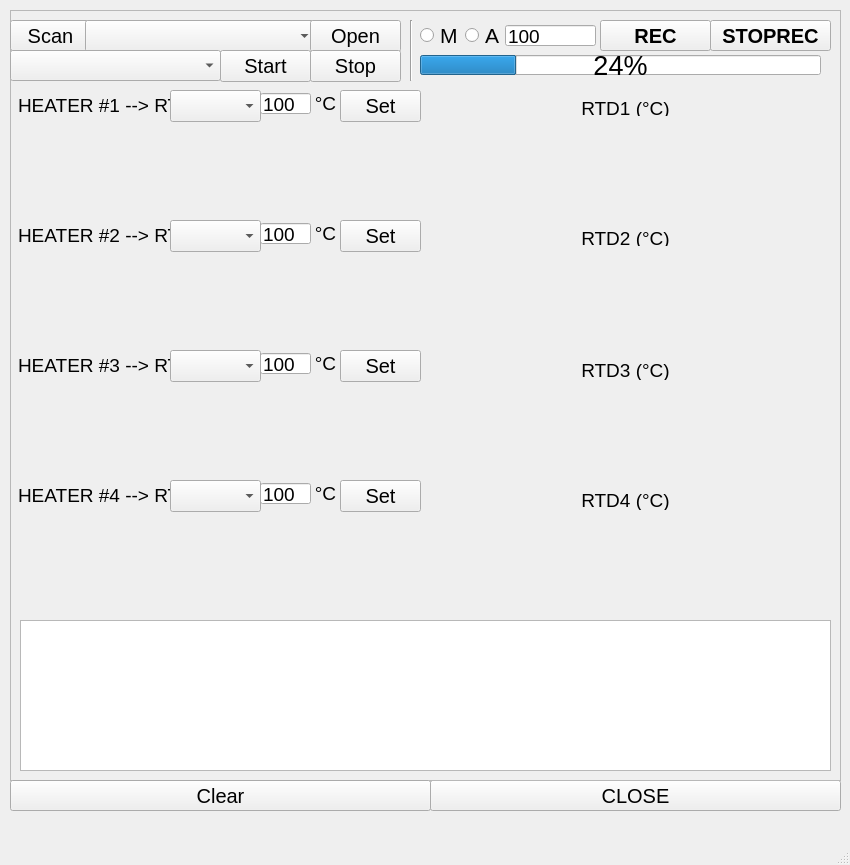
<?xml version="1.0" encoding="UTF-8"?>
<ui version="4.0">
 <class>mainWindow</class>
 <widget class="QMainWindow" name="mainWindow">
  <property name="geometry">
   <rect>
    <x>0</x>
    <y>0</y>
    <width>850</width>
    <height>865</height>
   </rect>
  </property>
  <property name="windowTitle">
   <string>MainWindow</string>
  </property>
  <widget class="QWidget" name="centralwidget">
   <widget class="QPushButton" name="close_btn">
    <property name="geometry">
     <rect>
      <x>430</x>
      <y>780</y>
      <width>411</width>
      <height>31</height>
     </rect>
    </property>
    <property name="font">
     <font>
      <pointsize>15</pointsize>
     </font>
    </property>
    <property name="text">
     <string>CLOSE</string>
    </property>
   </widget>
   <widget class="QFrame" name="frame_2">
    <property name="geometry">
     <rect>
      <x>10</x>
      <y>10</y>
      <width>831</width>
      <height>771</height>
     </rect>
    </property>
    <property name="frameShape">
     <enum>QFrame::StyledPanel</enum>
    </property>
    <property name="frameShadow">
     <enum>QFrame::Raised</enum>
    </property>
    <widget class="QPushButton" name="scan_btn">
     <property name="geometry">
      <rect>
       <x>0</x>
       <y>10</y>
       <width>81</width>
       <height>31</height>
      </rect>
     </property>
     <property name="font">
      <font>
       <pointsize>15</pointsize>
      </font>
     </property>
     <property name="text">
      <string>Scan</string>
     </property>
    </widget>
    <widget class="QComboBox" name="serial_comboBox">
     <property name="geometry">
      <rect>
       <x>75</x>
       <y>10</y>
       <width>231</width>
       <height>32</height>
      </rect>
     </property>
     <property name="font">
      <font>
       <pointsize>14</pointsize>
      </font>
     </property>
    </widget>
    <widget class="QComboBox" name="speed_comboBox">
     <property name="geometry">
      <rect>
       <x>0</x>
       <y>40</y>
       <width>211</width>
       <height>31</height>
      </rect>
     </property>
     <property name="sizePolicy">
      <sizepolicy hsizetype="Preferred" vsizetype="Fixed">
       <horstretch>0</horstretch>
       <verstretch>0</verstretch>
      </sizepolicy>
     </property>
     <property name="font">
      <font>
       <pointsize>14</pointsize>
      </font>
     </property>
    </widget>
    <widget class="QPushButton" name="open_btn">
     <property name="geometry">
      <rect>
       <x>300</x>
       <y>10</y>
       <width>91</width>
       <height>32</height>
      </rect>
     </property>
     <property name="font">
      <font>
       <pointsize>15</pointsize>
      </font>
     </property>
     <property name="text">
      <string>Open</string>
     </property>
    </widget>
    <widget class="QTextBrowser" name="log">
     <property name="geometry">
      <rect>
       <x>10</x>
       <y>610</y>
       <width>811</width>
       <height>151</height>
      </rect>
     </property>
     <property name="font">
      <font>
       <pointsize>12</pointsize>
      </font>
     </property>
    </widget>
    <widget class="QPushButton" name="start_serial_btn">
     <property name="geometry">
      <rect>
       <x>210</x>
       <y>40</y>
       <width>91</width>
       <height>32</height>
      </rect>
     </property>
     <property name="font">
      <font>
       <pointsize>15</pointsize>
      </font>
     </property>
     <property name="text">
      <string>Start</string>
     </property>
    </widget>
    <widget class="QPushButton" name="stop_serial_btn">
     <property name="geometry">
      <rect>
       <x>300</x>
       <y>40</y>
       <width>91</width>
       <height>32</height>
      </rect>
     </property>
     <property name="font">
      <font>
       <pointsize>15</pointsize>
      </font>
     </property>
     <property name="text">
      <string>Stop</string>
     </property>
    </widget>
    <widget class="QPushButton" name="recording_btn">
     <property name="geometry">
      <rect>
       <x>590</x>
       <y>10</y>
       <width>111</width>
       <height>31</height>
      </rect>
     </property>
     <property name="font">
      <font>
       <pointsize>15</pointsize>
       <weight>75</weight>
       <italic>false</italic>
       <bold>true</bold>
      </font>
     </property>
     <property name="text">
      <string>REC</string>
     </property>
    </widget>
    <widget class="PlotWidget" name="rtd1_plot" native="true">
     <property name="geometry">
      <rect>
       <x>420</x>
       <y>110</y>
       <width>401</width>
       <height>101</height>
      </rect>
     </property>
    </widget>
    <widget class="PlotWidget" name="rtd3_plot" native="true">
     <property name="geometry">
      <rect>
       <x>420</x>
       <y>370</y>
       <width>401</width>
       <height>101</height>
      </rect>
     </property>
    </widget>
    <widget class="QLabel" name="label">
     <property name="geometry">
      <rect>
       <x>540</x>
       <y>90</y>
       <width>151</width>
       <height>16</height>
      </rect>
     </property>
     <property name="font">
      <font>
       <pointsize>14</pointsize>
      </font>
     </property>
     <property name="text">
      <string>RTD1 (°C)</string>
     </property>
     <property name="alignment">
      <set>Qt::AlignCenter</set>
     </property>
    </widget>
    <widget class="QLabel" name="label_2">
     <property name="geometry">
      <rect>
       <x>520</x>
       <y>350</y>
       <width>191</width>
       <height>20</height>
      </rect>
     </property>
     <property name="font">
      <font>
       <pointsize>14</pointsize>
      </font>
     </property>
     <property name="text">
      <string>RTD3 (°C)</string>
     </property>
     <property name="alignment">
      <set>Qt::AlignCenter</set>
     </property>
    </widget>
    <widget class="QProgressBar" name="recording_bar">
     <property name="geometry">
      <rect>
       <x>410</x>
       <y>45</y>
       <width>401</width>
       <height>20</height>
      </rect>
     </property>
     <property name="font">
      <font>
       <pointsize>20</pointsize>
      </font>
     </property>
     <property name="value">
      <number>24</number>
     </property>
    </widget>
    <widget class="PlotWidget" name="rtd2_plot" native="true">
     <property name="geometry">
      <rect>
       <x>420</x>
       <y>240</y>
       <width>401</width>
       <height>101</height>
      </rect>
     </property>
    </widget>
    <widget class="QLabel" name="label_3">
     <property name="geometry">
      <rect>
       <x>540</x>
       <y>220</y>
       <width>151</width>
       <height>16</height>
      </rect>
     </property>
     <property name="font">
      <font>
       <pointsize>14</pointsize>
      </font>
     </property>
     <property name="text">
      <string>RTD2 (°C)</string>
     </property>
     <property name="alignment">
      <set>Qt::AlignCenter</set>
     </property>
    </widget>
    <widget class="QPushButton" name="stoprecording_btn">
     <property name="geometry">
      <rect>
       <x>700</x>
       <y>10</y>
       <width>121</width>
       <height>31</height>
      </rect>
     </property>
     <property name="font">
      <font>
       <pointsize>15</pointsize>
       <weight>75</weight>
       <italic>false</italic>
       <bold>true</bold>
      </font>
     </property>
     <property name="text">
      <string>STOPREC</string>
     </property>
    </widget>
    <widget class="QLabel" name="label_4">
     <property name="geometry">
      <rect>
       <x>520</x>
       <y>480</y>
       <width>191</width>
       <height>20</height>
      </rect>
     </property>
     <property name="font">
      <font>
       <pointsize>14</pointsize>
      </font>
     </property>
     <property name="text">
      <string>RTD4 (°C)</string>
     </property>
     <property name="alignment">
      <set>Qt::AlignCenter</set>
     </property>
    </widget>
    <widget class="PlotWidget" name="rtd4_plot" native="true">
     <property name="geometry">
      <rect>
       <x>420</x>
       <y>500</y>
       <width>401</width>
       <height>101</height>
      </rect>
     </property>
    </widget>
    <widget class="QRadioButton" name="manual_btn">
     <property name="geometry">
      <rect>
       <x>410</x>
       <y>15</y>
       <width>51</width>
       <height>20</height>
      </rect>
     </property>
     <property name="font">
      <font>
       <pointsize>16</pointsize>
       <weight>50</weight>
       <bold>false</bold>
      </font>
     </property>
     <property name="text">
      <string>M</string>
     </property>
    </widget>
    <widget class="QLineEdit" name="data_len_input">
     <property name="geometry">
      <rect>
       <x>495</x>
       <y>15</y>
       <width>91</width>
       <height>21</height>
      </rect>
     </property>
     <property name="font">
      <font>
       <pointsize>14</pointsize>
      </font>
     </property>
     <property name="text">
      <string>100</string>
     </property>
    </widget>
    <widget class="QRadioButton" name="auto_btn">
     <property name="geometry">
      <rect>
       <x>455</x>
       <y>15</y>
       <width>51</width>
       <height>20</height>
      </rect>
     </property>
     <property name="font">
      <font>
       <pointsize>16</pointsize>
       <weight>50</weight>
       <bold>false</bold>
      </font>
     </property>
     <property name="text">
      <string>A</string>
     </property>
    </widget>
    <widget class="QLabel" name="label_5">
     <property name="geometry">
      <rect>
       <x>-30</x>
       <y>87</y>
       <width>251</width>
       <height>16</height>
      </rect>
     </property>
     <property name="font">
      <font>
       <pointsize>14</pointsize>
      </font>
     </property>
     <property name="text">
      <string>HEATER #1 --&gt; RTD</string>
     </property>
     <property name="alignment">
      <set>Qt::AlignCenter</set>
     </property>
    </widget>
    <widget class="PlotWidget" name="heater1_pwm_plt" native="true">
     <property name="geometry">
      <rect>
       <x>10</x>
       <y>110</y>
       <width>401</width>
       <height>101</height>
      </rect>
     </property>
    </widget>
    <widget class="PlotWidget" name="heater2_pwm_plt" native="true">
     <property name="geometry">
      <rect>
       <x>10</x>
       <y>240</y>
       <width>401</width>
       <height>101</height>
      </rect>
     </property>
    </widget>
    <widget class="PlotWidget" name="heater3_pwm_plt" native="true">
     <property name="geometry">
      <rect>
       <x>10</x>
       <y>370</y>
       <width>401</width>
       <height>101</height>
      </rect>
     </property>
    </widget>
    <widget class="PlotWidget" name="heater4_pwm_plt" native="true">
     <property name="geometry">
      <rect>
       <x>10</x>
       <y>500</y>
       <width>401</width>
       <height>101</height>
      </rect>
     </property>
    </widget>
    <widget class="QComboBox" name="heater1_rtd_sel">
     <property name="geometry">
      <rect>
       <x>160</x>
       <y>80</y>
       <width>91</width>
       <height>32</height>
      </rect>
     </property>
     <property name="font">
      <font>
       <pointsize>14</pointsize>
      </font>
     </property>
    </widget>
    <widget class="QLabel" name="label_6">
     <property name="geometry">
      <rect>
       <x>-30</x>
       <y>217</y>
       <width>251</width>
       <height>16</height>
      </rect>
     </property>
     <property name="font">
      <font>
       <pointsize>14</pointsize>
      </font>
     </property>
     <property name="text">
      <string>HEATER #2 --&gt; RTD</string>
     </property>
     <property name="alignment">
      <set>Qt::AlignCenter</set>
     </property>
    </widget>
    <widget class="QComboBox" name="heater2_rtd_sel">
     <property name="geometry">
      <rect>
       <x>160</x>
       <y>210</y>
       <width>91</width>
       <height>32</height>
      </rect>
     </property>
     <property name="font">
      <font>
       <pointsize>14</pointsize>
      </font>
     </property>
    </widget>
    <widget class="QLabel" name="label_7">
     <property name="geometry">
      <rect>
       <x>-30</x>
       <y>347</y>
       <width>251</width>
       <height>16</height>
      </rect>
     </property>
     <property name="font">
      <font>
       <pointsize>14</pointsize>
      </font>
     </property>
     <property name="text">
      <string>HEATER #3 --&gt; RTD</string>
     </property>
     <property name="alignment">
      <set>Qt::AlignCenter</set>
     </property>
    </widget>
    <widget class="QComboBox" name="heater3_rtd_sel">
     <property name="geometry">
      <rect>
       <x>160</x>
       <y>340</y>
       <width>91</width>
       <height>32</height>
      </rect>
     </property>
     <property name="font">
      <font>
       <pointsize>14</pointsize>
      </font>
     </property>
    </widget>
    <widget class="QLabel" name="label_8">
     <property name="geometry">
      <rect>
       <x>-30</x>
       <y>477</y>
       <width>251</width>
       <height>16</height>
      </rect>
     </property>
     <property name="font">
      <font>
       <pointsize>14</pointsize>
      </font>
     </property>
     <property name="text">
      <string>HEATER #4 --&gt; RTD</string>
     </property>
     <property name="alignment">
      <set>Qt::AlignCenter</set>
     </property>
    </widget>
    <widget class="QComboBox" name="heater4_rtd_sel">
     <property name="geometry">
      <rect>
       <x>160</x>
       <y>470</y>
       <width>91</width>
       <height>32</height>
      </rect>
     </property>
     <property name="font">
      <font>
       <pointsize>14</pointsize>
      </font>
     </property>
    </widget>
    <widget class="Line" name="line">
     <property name="geometry">
      <rect>
       <x>400</x>
       <y>10</y>
       <width>3</width>
       <height>61</height>
      </rect>
     </property>
     <property name="orientation">
      <enum>Qt::Vertical</enum>
     </property>
    </widget>
    <widget class="QLineEdit" name="heater1_temp_set">
     <property name="geometry">
      <rect>
       <x>250</x>
       <y>83</y>
       <width>51</width>
       <height>21</height>
      </rect>
     </property>
     <property name="font">
      <font>
       <pointsize>14</pointsize>
      </font>
     </property>
     <property name="text">
      <string>100</string>
     </property>
    </widget>
    <widget class="QLineEdit" name="heater2_temp_set">
     <property name="geometry">
      <rect>
       <x>250</x>
       <y>213</y>
       <width>51</width>
       <height>21</height>
      </rect>
     </property>
     <property name="font">
      <font>
       <pointsize>14</pointsize>
      </font>
     </property>
     <property name="text">
      <string>100</string>
     </property>
    </widget>
    <widget class="QLineEdit" name="heater3_temp_set">
     <property name="geometry">
      <rect>
       <x>250</x>
       <y>343</y>
       <width>51</width>
       <height>21</height>
      </rect>
     </property>
     <property name="font">
      <font>
       <pointsize>14</pointsize>
      </font>
     </property>
     <property name="text">
      <string>100</string>
     </property>
    </widget>
    <widget class="QLineEdit" name="heater4_temp_set">
     <property name="geometry">
      <rect>
       <x>250</x>
       <y>473</y>
       <width>51</width>
       <height>21</height>
      </rect>
     </property>
     <property name="font">
      <font>
       <pointsize>14</pointsize>
      </font>
     </property>
     <property name="text">
      <string>100</string>
     </property>
    </widget>
    <widget class="QLabel" name="label_9">
     <property name="geometry">
      <rect>
       <x>300</x>
       <y>85</y>
       <width>31</width>
       <height>16</height>
      </rect>
     </property>
     <property name="font">
      <font>
       <pointsize>14</pointsize>
      </font>
     </property>
     <property name="text">
      <string>°C</string>
     </property>
     <property name="alignment">
      <set>Qt::AlignCenter</set>
     </property>
    </widget>
    <widget class="QLabel" name="label_10">
     <property name="geometry">
      <rect>
       <x>300</x>
       <y>215</y>
       <width>31</width>
       <height>16</height>
      </rect>
     </property>
     <property name="font">
      <font>
       <pointsize>14</pointsize>
      </font>
     </property>
     <property name="text">
      <string>°C</string>
     </property>
     <property name="alignment">
      <set>Qt::AlignCenter</set>
     </property>
    </widget>
    <widget class="QLabel" name="label_11">
     <property name="geometry">
      <rect>
       <x>300</x>
       <y>345</y>
       <width>31</width>
       <height>16</height>
      </rect>
     </property>
     <property name="font">
      <font>
       <pointsize>14</pointsize>
      </font>
     </property>
     <property name="text">
      <string>°C</string>
     </property>
     <property name="alignment">
      <set>Qt::AlignCenter</set>
     </property>
    </widget>
    <widget class="QLabel" name="label_12">
     <property name="geometry">
      <rect>
       <x>300</x>
       <y>475</y>
       <width>31</width>
       <height>16</height>
      </rect>
     </property>
     <property name="font">
      <font>
       <pointsize>14</pointsize>
      </font>
     </property>
     <property name="text">
      <string>°C</string>
     </property>
     <property name="alignment">
      <set>Qt::AlignCenter</set>
     </property>
    </widget>
    <widget class="QPushButton" name="set_heater_btn">
     <property name="geometry">
      <rect>
       <x>330</x>
       <y>470</y>
       <width>81</width>
       <height>32</height>
      </rect>
     </property>
     <property name="font">
      <font>
       <pointsize>15</pointsize>
      </font>
     </property>
     <property name="text">
      <string>Set</string>
     </property>
    </widget>
    <widget class="QPushButton" name="set_heater_btn_2">
     <property name="geometry">
      <rect>
       <x>330</x>
       <y>80</y>
       <width>81</width>
       <height>32</height>
      </rect>
     </property>
     <property name="font">
      <font>
       <pointsize>15</pointsize>
      </font>
     </property>
     <property name="text">
      <string>Set</string>
     </property>
    </widget>
    <widget class="QPushButton" name="set_heater_btn_3">
     <property name="geometry">
      <rect>
       <x>330</x>
       <y>210</y>
       <width>81</width>
       <height>32</height>
      </rect>
     </property>
     <property name="font">
      <font>
       <pointsize>15</pointsize>
      </font>
     </property>
     <property name="text">
      <string>Set</string>
     </property>
    </widget>
    <widget class="QPushButton" name="set_heater_btn_4">
     <property name="geometry">
      <rect>
       <x>330</x>
       <y>340</y>
       <width>81</width>
       <height>32</height>
      </rect>
     </property>
     <property name="font">
      <font>
       <pointsize>15</pointsize>
      </font>
     </property>
     <property name="text">
      <string>Set</string>
     </property>
    </widget>
   </widget>
   <widget class="QPushButton" name="clear_btn">
    <property name="geometry">
     <rect>
      <x>10</x>
      <y>780</y>
      <width>421</width>
      <height>31</height>
     </rect>
    </property>
    <property name="font">
     <font>
      <pointsize>15</pointsize>
     </font>
    </property>
    <property name="text">
     <string>Clear</string>
    </property>
   </widget>
  </widget>
  <widget class="QMenuBar" name="menubar">
   <property name="geometry">
    <rect>
     <x>0</x>
     <y>0</y>
     <width>850</width>
     <height>24</height>
    </rect>
   </property>
  </widget>
  <widget class="QStatusBar" name="statusbar"/>
 </widget>
 <customwidgets>
  <customwidget>
   <class>PlotWidget</class>
   <extends>QWidget</extends>
   <header>pyqtgraph</header>
   <container>1</container>
  </customwidget>
 </customwidgets>
 <resources/>
 <connections/>
</ui>
